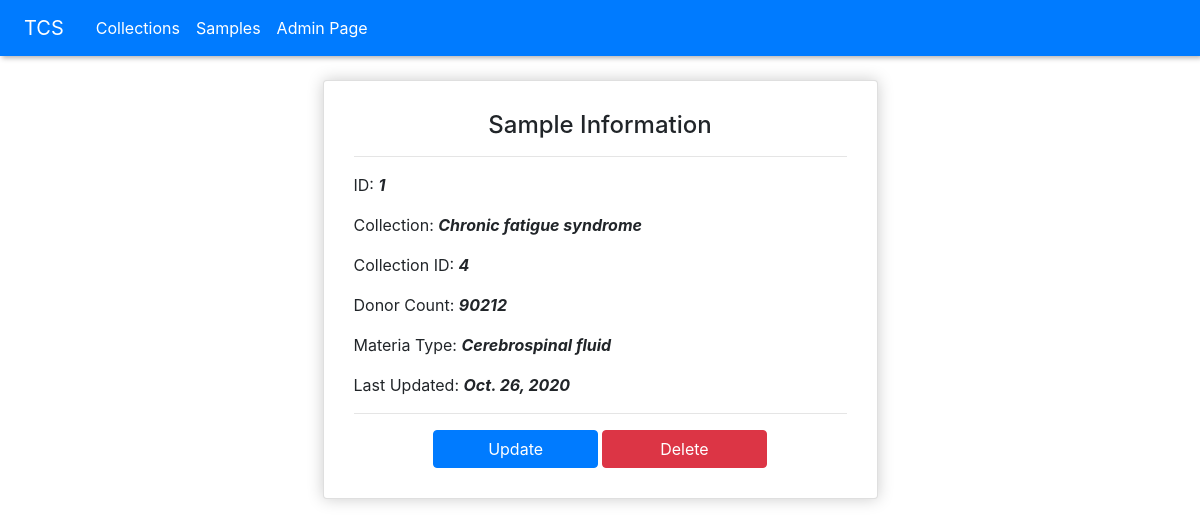
The app's page /samples/1/ with its own data.
### tissue_collection/models.py (models this page shows, shortened)
class Sample(models.Model):
    collection = models.ForeignKey(Collection, on_delete=models.CASCADE)
    donor_count = models.IntegerField()
    material_type = models.CharField(max_length=250)
    last_updated = models.DateField()

class Collection(models.Model):
    desease_term = models.CharField(max_length=250)
    title = models.CharField(max_length=250)
    def __str__(self):
        return self.desease_term

### tissue_collection/views.py (the view)
# urls.py: path('samples/<int:sample_id>/', views.sample, name='sample'),
def sample(request,sample_id):
    sample = get_object_or_404(Sample, id=sample_id)
    context = {'sample': sample}
    return render(request, 'collection/sample.html', context)

### tissue_collection/templates/collection/sample.html
{% extends 'collection/base.html' %}
{% block content %}
<div class="card mx-auto col-6" style="box-shadow:hsl(0, 0%, 80%) 0 0 16px; background-color: #fff; border-radius: 4px; padding: 10px;">
    <div class="card-body">
    <h4 class="text-center">Sample Information</h4>
    <hr>
    <p class="card-text">ID: <b><i>{{ sample.id }}</i></b></p>
    <p class="card-text">Collection: <b><i>{{ sample.collection }}</i></b></p>
    <p class="card-text">Collection ID: <b><i>{{ sample.collection.id }}</i></b></p>
    <p class="card-text">Donor Count: <b><i>{{ sample.donor_count }}</i></b></p>
    <p class="card-text">Materia Type: <b><i>{{ sample.material_type }}</i></b></p>
    <p class="card-text">Last Updated: <b><i>{{ sample.last_updated }}</i></b></p>
    <hr>
    <div class="text-center">
        <a class="btn btn-primary col-4" href="{% url 'update_sample' sample_id=sample.id %}">Update</a>
        <a class="btn btn-danger col-4" href="{% url 'delete_sample' sample_id=sample.id %}">Delete</a>
    </div>
</div>
{% endblock content %}

### records on screen
Sample: id "1", collection "Chronic fatigue syndrome", collection.id "4", donor_count "90212", material_type "Cerebrospinal fluid", last_updated "Oct. 26, 2020"
